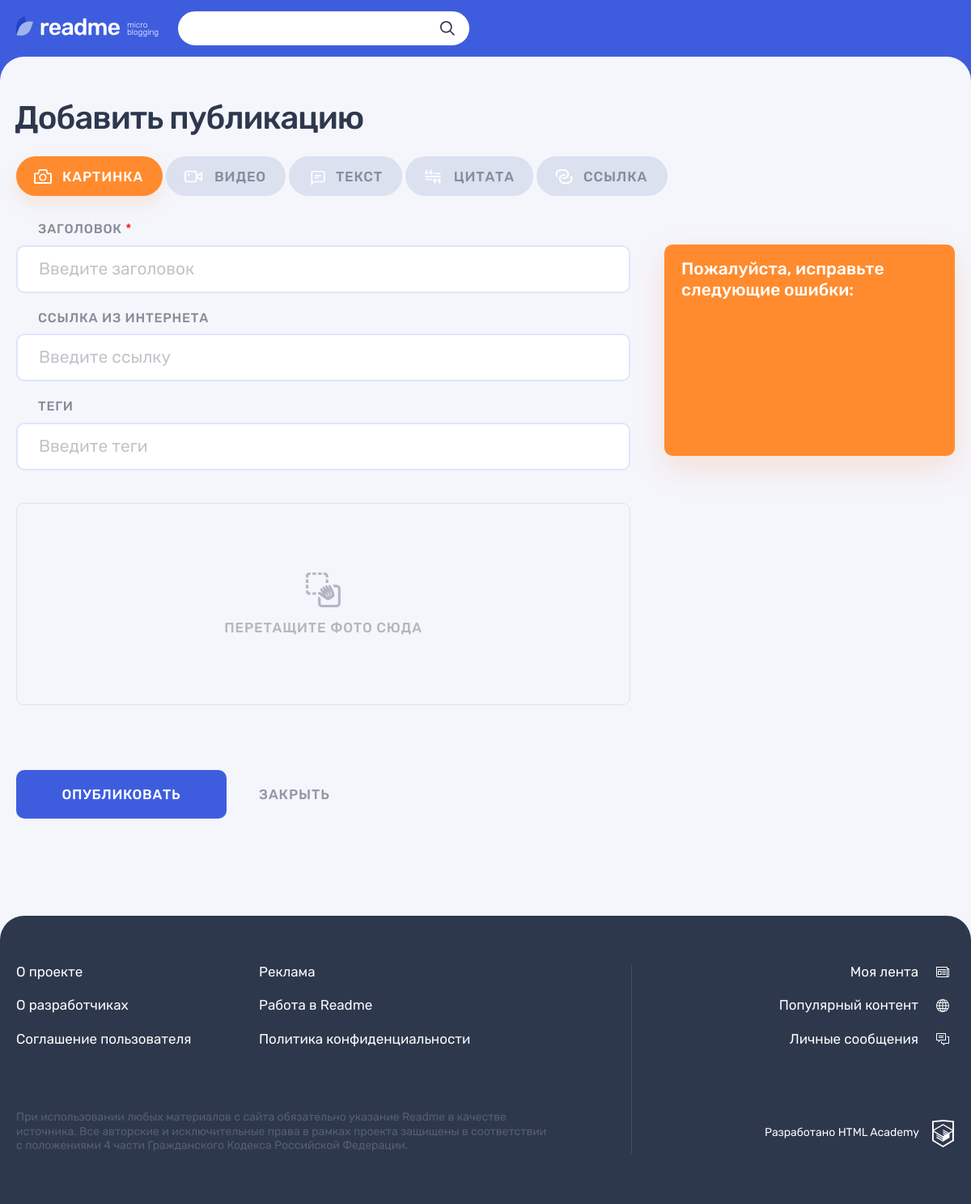
The page /add.php (signed in) on the database its author committed.
### tables this page shows
CREATE TABLE content_types (
	id INT AUTO_INCREMENT PRIMARY KEY,
	type VARCHAR(64) NOT NULL,
	class_name VARCHAR(64) NOT NULL,
	width VARCHAR(3) NOT NULL,
	height VARCHAR(3) NOT NULL
);

### helpers.php (called while the page is built, shortened)
<?php
function include_template($name, array $data = [])
{
    $name = 'templates/' . $name;
    extract($data);
    require $name;
    $result = ob_get_clean();
    return $result;
}

### functions.php (called while the page is built, shortened)
<?php
function getPostTypes(object $con): array {
    $query_types = 'SELECT * FROM content_types';
    $stmt = mysqli_prepare($con, $query_types);
    mysqli_stmt_execute($stmt);
    $res = mysqli_stmt_get_result($stmt);
    $types = mysqli_fetch_all($res, MYSQLI_ASSOC);
    return $types;
}

### templates/adding-post-main.php (the view)
<main class="page__main page__main--adding-post">
  <div class="page__main-section">
    <div class="container">
      <h1 class="page__title page__title--adding-post">Добавить публикацию</h1>
    </div>
    <div class="adding-post container">
      <div class="adding-post__tabs-wrapper tabs">
        <div class="adding-post__tabs filters">
          <ul class="adding-post__tabs-list filters__list tabs__list">
            <?php foreach ($postTypes as $type): ?>
              <li class="adding-post__tabs-item filters__item">
                <a class="adding-post__tabs-link filters__button filters__button--<?=$type['class_name']?>
                  <?php if($type['class_name'] === $postType): ?>
                    filters__button--active tabs__item--active
                  <?php endif; ?>
                  tabs__item button" href="add.php?postType=<?=$type['class_name']?>">
                  <svg class="filters__icon" width="22" height="18">
                    <use xlink:href="#icon-filter-<?=$type['class_name']?>"></use>
                  </svg>
                  <span><?=$type['type']?></span>
                </a>
              </li>
            <?php endforeach; ?>
          </ul>
        </div>
        <div class="adding-post__tab-content">
        <?=$blockContent?>
        </div>
      </div>
    </div>
  </div>
</main>

### rows shown on the page
content_types: type "КАРТИНКА"
content_types: type "ВИДЕО"
content_types: type "ТЕКСТ"
content_types: type "ЦИТАТА"
content_types: type "ССЫЛКА"
